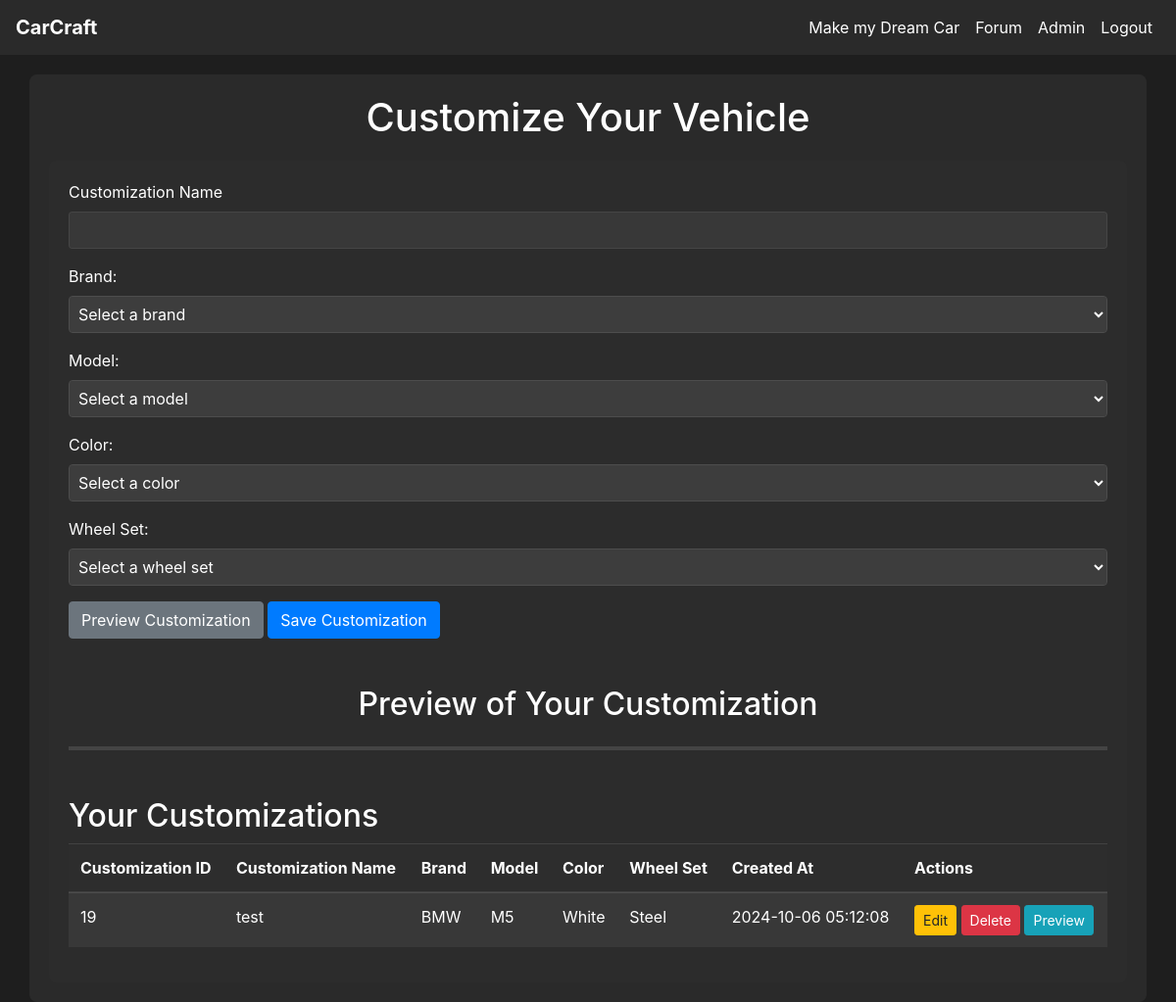
The page /customize (signed in) on the database as committed earlier.
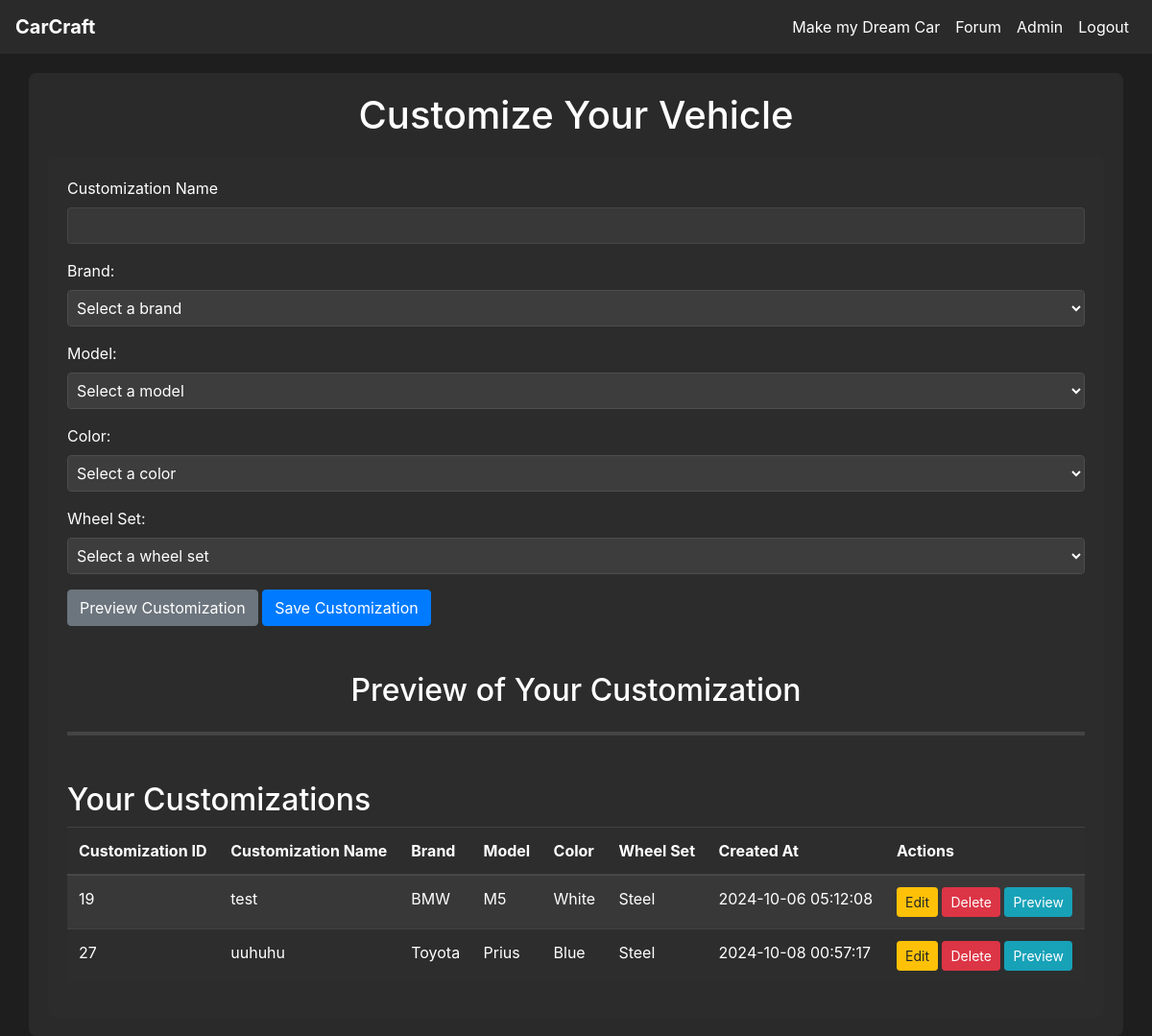
The same page on the database as committed later.
### tables this page shows
CREATE TABLE customization (
    customization_id INTEGER PRIMARY KEY AUTOINCREMENT,
    customization_name VARCHAR(100) NOT NULL,
    user_id INTEGER NOT NULL,
    model_id INTEGER NOT NULL,
    color_id INTEGER NOT NULL,
    wheel_id INTEGER NOT NULL,
    created_at DATETIME DEFAULT CURRENT_TIMESTAMP,
    FOREIGN KEY (user_id) REFERENCES user(user_id),
    FOREIGN KEY (model_id) REFERENCES model(model_id),
    FOREIGN KEY (color_id) REFERENCES color(color_id),
    FOREIGN KEY (wheel_id) REFERENCES wheel_set(wheel_id)
);

CREATE TABLE brand (
    brand_id INTEGER PRIMARY KEY AUTOINCREMENT,
    name VARCHAR(20)
);

CREATE TABLE model (
    model_id INTEGER PRIMARY KEY AUTOINCREMENT,
    brand_id INTEGER NOT NULL,
    type_id INTEGER NOT NULL,
    name VARCHAR(100) NOT NULL,
    FOREIGN KEY (brand_id) REFERENCES brand(brand_id),
    FOREIGN KEY (type_id) REFERENCES vehicle_type(type_id)
);

CREATE TABLE color (
    color_id INTEGER PRIMARY KEY AUTOINCREMENT,
    name VARCHAR(50)
);

CREATE TABLE wheel_set (
    wheel_id INTEGER PRIMARY KEY AUTOINCREMENT,
    name VARCHAR(100),
    description TEXT
);

### app.py (the view, shortened to what this page needs)
@app.route('/customize', methods=['GET', 'POST'])
@login_required
def customize():
    db = get_db_connection()
    brands = db.execute('SELECT brand_id, name FROM brand').fetchall()
    colors = db.execute('SELECT color_id, name FROM color').fetchall()
    wheels = db.execute('SELECT wheel_id, name FROM wheel_set').fetchall()
    models = []
    if brands:
        default_brand_id = brands[0]['brand_id']
        models = db.execute('SELECT model_id, name FROM model WHERE brand_id = ?', (default_brand_id,)).fetchall()
    customizations = db.execute('''
        SELECT customization.customization_id, customization.customization_name,
               brand.name AS brand_name, model.name AS model_name,
               color.name AS color_name, wheel_set.name AS wheel_name,
               customization.created_at
        FROM customization
        JOIN model ON customization.model_id = model.model_id
        JOIN brand ON model.brand_id = brand.brand_id
        JOIN color ON customization.color_id = color.color_id
        JOIN wheel_set ON customization.wheel_id = wheel_set.wheel_id
        WHERE customization.user_id = ?
    ''', (current_user.id,)).fetchall()
    return render_template('customize.html', brands=brands, colors=colors,
                           wheels=wheels, models=models, customizations=customizations)

### app.py (called while the page is built)
def get_db_connection():
    conn = sqlite3.connect(DATABASE)
    conn.row_factory = sqlite3.Row  # This enables column access by name: row['column_name']
    return conn

@login_manager.user_loader
def load_user(user_id):
    return User.get(user_id)

    @staticmethod
    def get(user_id):
        conn = get_db_connection()
        user_data = conn.execute('SELECT * FROM user WHERE user_id = ?', (user_id,)).fetchone()
        conn.close()
        if user_data:
            return User(
                user_id=user_data['user_id'],
                username=user_data['username'],
                email=user_data['email'],
                password_hash=user_data['password_hash'],
                admin=bool(user_data['admin'])
            )
        return None

### templates/customize.html (shortened to what this page needs)
{% extends 'base.html' %}
{% block content %}
<h1 class="text-center">Customize Your Vehicle</h1>
<div class="container">
    <form id="customization-form" method="POST" action="{{ url_for('customize') }}" class="mb-5">
        <div class="form-group">
            <label for="customization_name">Customization Name</label>
            <input type="text" id="customization_name" name="customization_name" class="form-control" value="{{ customization.customization_name if customization else '' }}" required>
        </div>
        <div class="form-group">
            <label for="brand_id">Brand:</label>
            <select name="brand_id" id="brand_id" class="form-control" required>
                <option value="" disabled selected>Select a brand</option>
            </select>
        </div>
        <div class="form-group">
            <label for="model_id">Model:</label>
            <select name="model_id" id="model_id" class="form-control" required>
                <option value="" disabled selected>Select a model</option>
            </select>
        </div>
        <div class="form-group">
            <label for="color_id">Color:</label>
            <select name="color_id" id="color_id" class="form-control">
                <option value="" disabled selected>Select a color</option>
            </select>
        </div>
        <div class="form-group">
            <label for="wheel_id">Wheel Set:</label>
            <select name="wheel_id" id="wheel_id" class="form-control">
                <option value="" disabled selected>Select a wheel set</option>
            </select>
        </div>
        <button type="button" id="preview-button" class="btn btn-secondary">Preview Customization</button>
        <button type="submit" class="btn btn-primary">Save Customization</button>
    </form>
    <h2 id="preview-of-your-customization" class="text-center mb-4">Preview of Your Customization</h2>
    <div id="car-viewer" class="mb-5"></div>
    <h2>Your Customizations</h2>
    <table class="table table-striped">
        <thead>
            <tr>
                <th>Customization ID</th>
                <th>Customization Name</th>
                <th>Brand</th>
                <th>Model</th>
                <th>Color</th>
                <th>Wheel Set</th>
                <th>Created At</th>
                <th>Actions</th>
            </tr>
        </thead>
        <tbody>
            {% for customization in customizations %}
                <tr>
                    <td>{{ customization.customization_id }}</td>
                    <td>{{ customization.customization_name }}</td>
                    <td>{{ customization.brand_name }}</td>
                    <td>{{ customization.model_name }}</td>
                    <td>{{ customization.color_name }}</td>
                    <td>{{ customization.wheel_name }}</td>
                    <td>{{ customization.created_at }}</td>
                    <td>
                        <a href="{{ url_for('edit_customization', customization_id=customization.customization_id) }}" class="btn btn-warning btn-sm">Edit</a>
                        <form method="POST" action="{{ url_for('customize') }}" style="display:inline;">
                            <button type="submit" class="btn btn-danger btn-sm" onclick="return confirm('Are you sure you want to delete this customization?');">Delete</button>
                        </form>
                        <button type="button" class="btn btn-info btn-sm preview-saved" data-brand="{{ customization.brand_name }}" data-model="{{ customization.model_name }}" data-color="{{ customization.color_name }}" data-wheel="{{ customization.wheel_name }}">Preview</button>
                    </td>
                </tr>
            {% endfor %}
        </tbody>
    </table>
</div>
{% endblock %}

Rows that differ between the two databases and show on the page:
added customization: customization_id "27", customization_name "uuhuhu", brand_name "Toyota", model_name "Prius", color_name "Blue", wheel_name "Steel", created_at "2024-10-08 00:57:17"
